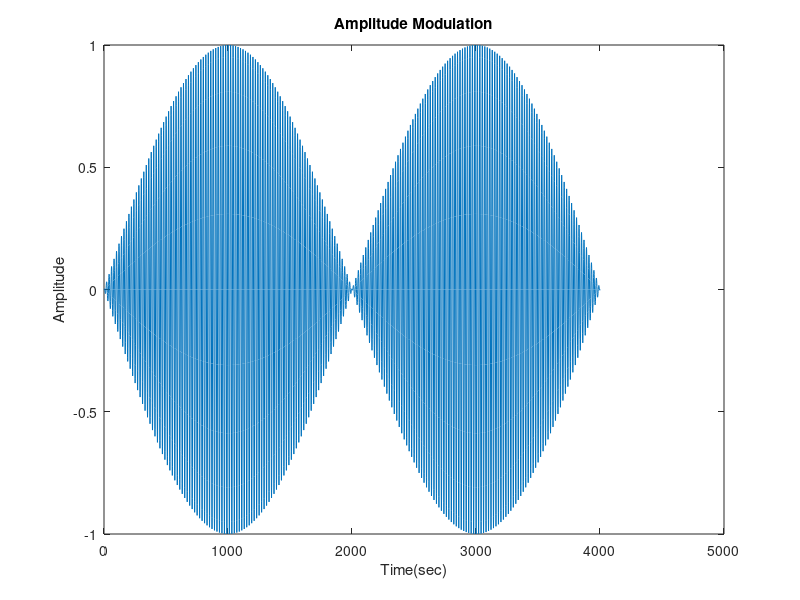

Reproduce this figure in MATLAB.
% carrier Frequency
Fc = 200;

% sampling frequency
Fs= 4000;

% time Duration
t = (0 : 1 / Fs : 1);

% sine Wave with time duration of 't'
x = sin(2*pi*t);

% Amplitude Modulation
y = ammod(x, Fc, Fs);

plot(y);
title('Amplitude Modulation');
xlabel('Time(sec)');
ylabel('Amplitude');
